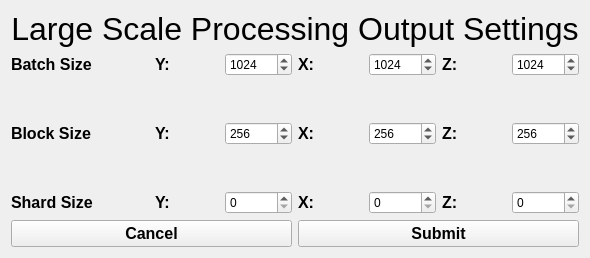
     <widget class="QWidget" name="Output">
      <attribute name="title">
       <string>Output</string>
      </attribute>
      <layout class="QGridLayout" name="gridLayout_3">
       <item row="0" column="0">
        <layout class="QVBoxLayout" name="verticalLayout_8">
         <item>
          <layout class="QHBoxLayout" name="horizontalLayout_68">
           <item>
            <widget class="QLabel" name="largeSclaeProcessingOutputSettingsLabel">
             <property name="font">
              <font>
               <pointsize>24</pointsize>
              </font>
             </property>
             <property name="text">
              <string>Large Scale Processing Output Settings</string>
             </property>
             <property name="alignment">
              <set>Qt::AlignCenter</set>
             </property>
            </widget>
           </item>
          </layout>
         </item>
        </layout>
       </item>
       <item row="1" column="0">
        <layout class="QVBoxLayout" name="verticalLayout_9">
         <property name="bottomMargin">
          <number>0</number>
         </property>
         <item>
          <layout class="QHBoxLayout" name="horizontalLayout_48">
           <item>
            <layout class="QHBoxLayout" name="batchSizeHorizontalLayout">
             <item>
              <layout class="QHBoxLayout" name="batchSizeLabelLayout">
               <item>
                <widget class="QLabel" name="batchSizeLabel">
                 <property name="font">
                  <font>
                   <pointsize>12</pointsize>
                   <bold>true</bold>
                  </font>
                 </property>
                 <property name="text">
                  <string>Batch Size</string>
                 </property>
                </widget>
               </item>
              </layout>
             </item>
             <item>
              <layout class="QHBoxLayout" name="batchSizeYHorizontalLayout">
               <item>
                <widget class="QLabel" name="batchSizeYLabel">
                 <property name="enabled">
                  <bool>true</bool>
                 </property>
                 <property name="font">
                  <font>
                   <pointsize>12</pointsize>
                   <bold>true</bold>
                  </font>
                 </property>
                 <property name="text">
                  <string>Y:</string>
                 </property>
                </widget>
               </item>
               <item>
                <widget class="QSpinBox" name="batchSizeYSpinBox">
                 <property name="enabled">
                  <bool>true</bool>
                 </property>
                 <property name="minimum">
                  <number>1</number>
                 </property>
                 <property name="maximum">
                  <number>2000000000</number>
                 </property>
                 <property name="value">
                  <number>1024</number>
                 </property>
                </widget>
               </item>
              </layout>
             </item>
             <item>
              <layout class="QHBoxLayout" name="batchSizeXHorizontalLayout">
               <item>
                <widget class="QLabel" name="batchSizeXLabel">
                 <property name="enabled">
                  <bool>true</bool>
                 </property>
                 <property name="font">
                  <font>
                   <pointsize>12</pointsize>
                   <bold>true</bold>
                  </font>
                 </property>
                 <property name="text">
                  <string>X:</string>
                 </property>
                </widget>
               </item>
               <item>
                <widget class="QSpinBox" name="batchSizeXSpinBox">
                 <property name="enabled">
                  <bool>true</bool>
                 </property>
                 <property name="minimum">
                  <number>1</number>
                 </property>
                 <property name="maximum">
                  <number>2000000000</number>
                 </property>
                 <property name="value">
                  <number>1024</number>
                 </property>
                </widget>
               </item>
              </layout>
             </item>
             <item>
              <layout class="QHBoxLayout" name="batchSizeZHorizontalLayout">
               <item>
                <widget class="QLabel" name="batchSizeZLabel">
                 <property name="enabled">
                  <bool>true</bool>
                 </property>
                 <property name="font">
                  <font>
                   <pointsize>12</pointsize>
                   <bold>true</bold>
                  </font>
                 </property>
                 <property name="text">
                  <string>Z:</string>
                 </property>
                </widget>
               </item>
               <item>
                <widget class="QSpinBox" name="batchSizeZSpinBox">
                 <property name="enabled">
                  <bool>true</bool>
                 </property>
                 <property name="minimum">
                  <number>1</number>
                 </property>
                 <property name="maximum">
                  <number>2000000000</number>
                 </property>
                 <property name="value">
                  <number>1024</number>
                 </property>
                </widget>
               </item>
              </layout>
             </item>
            </layout>
           </item>
          </layout>
         </item>
         <item>
          <spacer name="verticalSpacer_14">
           <property name="orientation">
            <enum>Qt::Vertical</enum>
           </property>
           <property name="sizeHint" stdset="0">
            <size>
             <width>20</width>
             <height>40</height>
            </size>
           </property>
          </spacer>
         </item>
         <item>
          <layout class="QHBoxLayout" name="horizontalLayout_15">
           <property name="leftMargin">
            <number>0</number>
           </property>
           <item>
            <layout class="QHBoxLayout" name="blockSizeHorizontalLayout">
             <item>
              <layout class="QHBoxLayout" name="blockSizeLabelLayout">
               <item>
                <widget class="QLabel" name="blockSizeLabel">
                 <property name="font">
                  <font>
                   <pointsize>12</pointsize>
                   <bold>true</bold>
                  </font>
                 </property>
                 <property name="text">
                  <string>Block Size</string>
                 </property>
                </widget>
               </item>
              </layout>
             </item>
             <item>
              <layout class="QHBoxLayout" name="blockSizeYHorizontalLayout">
               <item>
                <widget class="QLabel" name="blockSizeYLabel">
                 <property name="enabled">
                  <bool>true</bool>
                 </property>
                 <property name="font">
                  <font>
                   <pointsize>12</pointsize>
                   <bold>true</bold>
                  </font>
                 </property>
                 <property name="text">
                  <string>Y:</string>
                 </property>
                </widget>
               </item>
               <item>
                <widget class="QSpinBox" name="blockSizeYSpinBox">
                 <property name="enabled">
                  <bool>true</bool>
                 </property>
                 <property name="minimum">
                  <number>1</number>
                 </property>
                 <property name="maximum">
                  <number>2000000000</number>
                 </property>
                 <property name="value">
                  <number>256</number>
                 </property>
                </widget>
               </item>
              </layout>
             </item>
             <item>
              <layout class="QHBoxLayout" name="blockSizeXHorizontalLayout">
               <item>
                <widget class="QLabel" name="blockSizeXLabel">
                 <property name="enabled">
                  <bool>true</bool>
                 </property>
                 <property name="font">
                  <font>
                   <pointsize>12</pointsize>
                   <bold>true</bold>
                  </font>
                 </property>
                 <property name="text">
                  <string>X:</string>
                 </property>
                </widget>
               </item>
               <item>
                <widget class="QSpinBox" name="blockSizeXSpinBox">
                 <property name="enabled">
                  <bool>true</bool>
                 </property>
                 <property name="minimum">
                  <number>1</number>
                 </property>
                 <property name="maximum">
                  <number>2000000000</number>
                 </property>
                 <property name="value">
                  <number>256</number>
                 </property>
                </widget>
               </item>
              </layout>
             </item>
             <item>
              <layout class="QHBoxLayout" name="blockSizeZHorizontalLayout">
               <item>
                <widget class="QLabel" name="blockSizeZLabel">
                 <property name="enabled">
                  <bool>true</bool>
                 </property>
                 <property name="font">
                  <font>
                   <pointsize>12</pointsize>
                   <bold>true</bold>
                  </font>
                 </property>
                 <property name="text">
                  <string>Z:</string>
                 </property>
                </widget>
               </item>
               <item>
                <widget class="QSpinBox" name="blockSizeZSpinBox">
                 <property name="enabled">
                  <bool>true</bool>
                 </property>
                 <property name="minimum">
                  <number>1</number>
                 </property>
                 <property name="maximum">
                  <number>2000000000</number>
                 </property>
                 <property name="value">
                  <number>256</number>
                 </property>
                </widget>
               </item>
              </layout>
             </item>
            </layout>
           </item>
          </layout>
         </item>
         <item>
          <spacer name="verticalSpacer_18">
           <property name="orientation">
            <enum>Qt::Vertical</enum>
           </property>
           <property name="sizeHint" stdset="0">
            <size>
             <width>20</width>
             <height>40</height>
            </size>
           </property>
          </spacer>
         </item>
         <item>
          <layout class="QHBoxLayout" name="horizontalLayout_37">
           <property name="leftMargin">
            <number>0</number>
           </property>
           <item>
            <layout class="QHBoxLayout" name="shardSizeHorizontalLayout">
             <item>
              <layout class="QHBoxLayout" name="shardSizeLabelLayout">
               <item>
                <widget class="QLabel" name="shardSizeLabel">
                 <property name="font">
                  <font>
                   <pointsize>12</pointsize>
                   <bold>true</bold>
                  </font>
                 </property>
                 <property name="text">
                  <string>Shard Size</string>
                 </property>
                </widget>
               </item>
              </layout>
             </item>
             <item>
              <layout class="QHBoxLayout" name="shardSizeYHorizontalLayout">
               <item>
                <widget class="QLabel" name="shardSizeYLabel">
                 <property name="enabled">
                  <bool>true</bool>
                 </property>
                 <property name="font">
                  <font>
                   <pointsize>12</pointsize>
                   <bold>true</bold>
                  </font>
                 </property>
                 <property name="text">
                  <string>Y:</string>
                 </property>
                </widget>
               </item>
               <item>
                <widget class="QSpinBox" name="shardSizeYSpinBox">
                 <property name="enabled">
                  <bool>true</bool>
                 </property>
                 <property name="minimum">
                  <number>0</number>
                 </property>
                 <property name="maximum">
                  <number>2000000000</number>
                 </property>
                 <property name="value">
                  <number>0</number>
                 </property>
                </widget>
               </item>
              </layout>
             </item>
             <item>
              <layout class="QHBoxLayout" name="shardSizeXHorizontalLayout">
               <item>
                <widget class="QLabel" name="shardSizeXLabel">
                 <property name="enabled">
                  <bool>true</bool>
                 </property>
                 <property name="font">
                  <font>
                   <pointsize>12</pointsize>
                   <bold>true</bold>
                  </font>
                 </property>
                 <property name="text">
                  <string>X:</string>
                 </property>
                </widget>
               </item>
               <item>
                <widget class="QSpinBox" name="shardSizeXSpinBox">
                 <property name="enabled">
                  <bool>true</bool>
                 </property>
                 <property name="minimum">
                  <number>0</number>
                 </property>
                 <property name="maximum">
                  <number>2000000000</number>
                 </property>
                 <property name="value">
                  <number>0</number>
                 </property>
                </widget>
               </item>
              </layout>
             </item>
             <item>
              <layout class="QHBoxLayout" name="shardSizeZHorizontalLayout">
               <item>
                <widget class="QLabel" name="shardSizeZLabel">
                 <property name="enabled">
                  <bool>true</bool>
                 </property>
                 <property name="font">
                  <font>
                   <pointsize>12</pointsize>
                   <bold>true</bold>
                  </font>
                 </property>
                 <property name="text">
                  <string>Z:</string>
                 </property>
                </widget>
               </item>
               <item>
                <widget class="QSpinBox" name="shardSizeZSpinBox">
                 <property name="enabled">
                  <bool>true</bool>
                 </property>
                 <property name="minimum">
                  <number>0</number>
                 </property>
                 <property name="maximum">
                  <number>2000000000</number>
                 </property>
                 <property name="value">
                  <number>0</number>
                 </property>
                </widget>
               </item>
              </layout>
             </item>
            </layout>
           </item>
          </layout>
         </item>
        </layout>
       </item>
       <item row="2" column="0">
        <layout class="QVBoxLayout" name="verticalLayout_7">
         <item>
          <layout class="QHBoxLayout" name="horizontalLayout_67">
           <item>
            <widget class="QPushButton" name="OutputCancelButton">
             <property name="font">
              <font>
               <pointsize>12</pointsize>
               <bold>true</bold>
              </font>
             </property>
             <property name="text">
              <string>Cancel</string>
             </property>
            </widget>
           </item>
           <item>
            <widget class="QPushButton" name="OutputSubmitButton">
             <property name="font">
              <font>
               <pointsize>12</pointsize>
               <bold>true</bold>
              </font>
             </property>
             <property name="text">
              <string>Submit</string>
             </property>
            </widget>
           </item>
          </layout>
         </item>
        </layout>
       </item>
      </layout>
     </widget>
